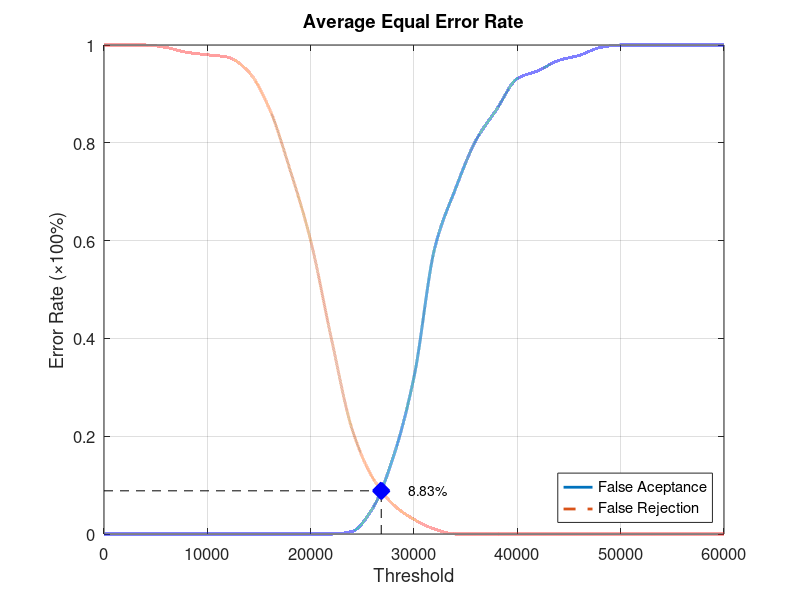
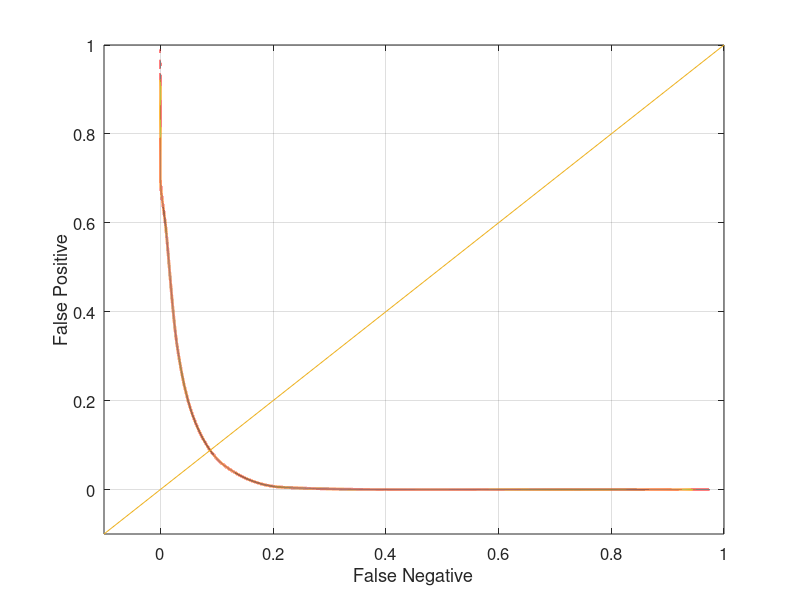

These charts were generated, in order, by the following MATLAB code:
function yEER = Database2_2
close all;
clear;
clc;
x = 0:2000:60000;
xq = 0:0.5:60000;

y0 = [0 0 0 0 0 0 0 0 0 0 0 0 0.00526316 0.0526316 0.157895 0.321053 0.584211 0.705263 0.805263 0.868421 0.931579 0.947368 0.968421 0.978947 0.994737 1 1 1 1 1 1];
yy0 = interp1(x, y0, xq, 'pchip');
y1 = [1 1 1 0.995 0.985 0.98 0.975 0.945 0.87 0.745 0.6 0.4 0.215 0.115 0.06 0.03 0.01 0 0 0 0 0 0 0 0 0 0 0 0 0 0];
yy1 = interp1(x, y1, xq, 'pchip');

% Calculating EER: 
y2 = abs(y0 - y1);
find(y2 == min(y2))
yy2 = abs(yy0 - yy1);
xEER = find(yy2 == min(yy2));
xEERIndex = xq(xEER) % X-axis EER
yEER = yy0(xEER) % Y-axis EER

main = figure
plot(xq, yy0,'-','LineWidth', 2);	hold on
plot(xq, yy1,'--','LineWidth', 2);	hold on
plot([xEERIndex xEERIndex], [0 yEER], 'k--');	hold on
plot([0 xEERIndex], [yEER yEER], 'k--');	hold on
plot(xEERIndex, yEER, 'bx', 'LineWidth', 10);	hold on
text(xEERIndex + 10 * xEERIndex / 100, yEER, [num2str(round((10000 * yEER)) / 100) '%'])
legend('False Aceptance', 'False Rejection', 'Location', 'SouthEast')
xlabel('Threshold')
ylabel('Error Rate (\times100%)')
title('Average Equal Error Rate')
set(gca, 'FontSize', 12)
axis([0 60000 0 1])
grid on

print(main, 'Database2_2Main', '-dpng');
FNRxFPR = figure('Color', [1 1 1]);
plot(yy1, yy0, '-', yy1, yy0, 'LineWidth', 2);
hold on
y = -0.1:0.1:1
plot(y, y); 
set(gca, 'FontSize', 12)
xlabel('False Negative')
ylabel('False Positive')
axis([-0.1 1 -0.1 1])
set(gca, 'FontSize', 12)
grid on

print(FNRxFPR, 'Database2_2FNRxFPR','-dpng');
end
